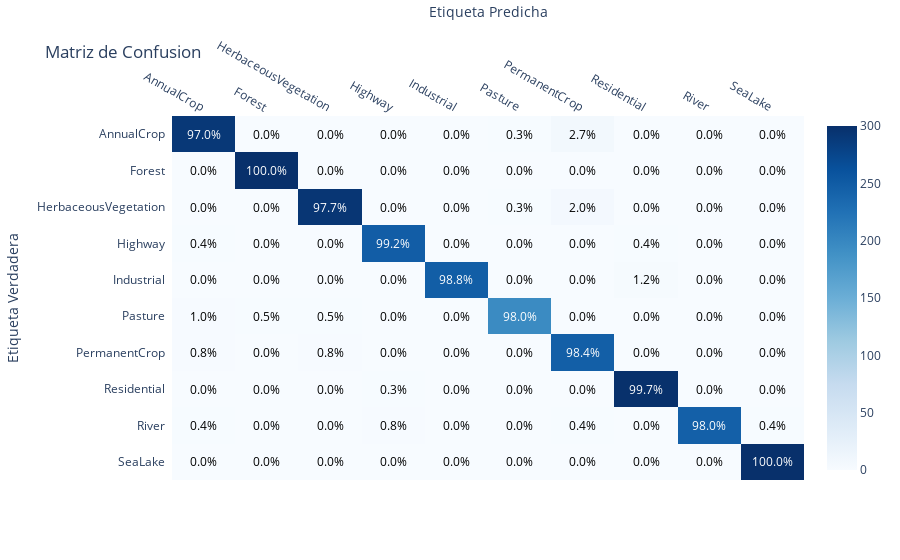

This figure's notebook cell:
### Code cell
plot_confusion_matrix(
    y_true=y_true,
    y_pred=y_pred,
    labels=sorted(set(y_true)),
    filename=CHECKPOINT.replace("/", "-") + "_confusion_matrix",
    dirpath=FIGURES_DIR / MODEL_NAME,
    show_as_percentaje=True
)

### Figure 1 — Plotly figure (JSON) as saved in the notebook; plotly's stock layout.template omitted (floating-point values rounded to 4 significant figures)
{"data": [{"colorscale": [[0, "rgb(247,251,255)"], [0.125, "rgb(222,235,247)"], [0.25, "rgb(198,219,239)"], [0.375, "rgb(158,202,225)"], [0.5, "rgb(107,174,214)"], [0.625, "rgb(66,146,198)"], [0.75, "rgb(33,113,181)"], [0.875, "rgb(8,81,156)"], [1, "rgb(8,48,107)"]], "reversescale": false, "showscale": true, "type": "heatmap", "x": ["AnnualCrop", "Forest", "HerbaceousVegetation", "Highway", "Industrial", "Pasture", "PermanentCrop", "Residential", "River", "SeaLake"], "y": ["AnnualCrop", "Forest", "HerbaceousVegetation", "Highway", "Industrial", "Pasture", "PermanentCrop", "Residential", "River", "SeaLake"], "z": [[291, 0, 0, 0, 0, 1, 8, 0, 0, 0], [0, 300, 0, 0, 0, 0, 0, 0, 0, 0], [0, 0, 293, 0, 0, 1, 6, 0, 0, 0], [1, 0, 0, 248, 0, 0, 0, 1, 0, 0], [0, 0, 0, 0, 247, 0, 0, 3, 0, 0], [2, 1, 1, 0, 0, 196, 0, 0, 0, 0], [2, 0, 2, 0, 0, 0, 246, 0, 0, 0], [0, 0, 0, 1, 0, 0, 0, 299, 0, 0], [1, 0, 0, 2, 0, 0, 1, 0, 245, 1], [0, 0, 0, 0, 0, 0, 0, 0, 0, 300]]}], "layout": {"annotations": [{"font": {"color": "#FFFFFF"}, "showarrow": false, "text": "97.0%", "x": "AnnualCrop", "xref": "x", "y": "AnnualCrop", "yref": "y"}, {"font": {"color": "#000000"}, "showarrow": false, "text": "0.0%", "x": "Forest", "xref": "x", "y": "AnnualCrop", "yref": "y"}, {"font": {"color": "#000000"}, "showarrow": false, "text": "0.0%", "x": "HerbaceousVegetation", "xref": "x", "y": "AnnualCrop", "yref": "y"}, {"font": {"color": "#000000"}, "showarrow": false, "text": "0.0%", "x": "Highway", "xref": "x", "y": "AnnualCrop", "yref": "y"}, {"font": {"color": "#000000"}, "showarrow": false, "text": "0.0%", "x": "Industrial", "xref": "x", "y": "AnnualCrop", "yref": "y"}, {"font": {"color": "#000000"}, "showarrow": false, "text": "0.3%", "x": "Pasture", "xref": "x", "y": "AnnualCrop", "yref": "y"}, {"font": {"color": "#000000"}, "showarrow": false, "text": "2.7%", "x": "PermanentCrop", "xref": "x", "y": "AnnualCrop", "yref": "y"}, {"font": {"color": "#000000"}, "showarrow": false, "text": "0.0%", "x": "Residential", "xref": "x", "y": "AnnualCrop", "yref": "y"}, {"font": {"color": "#000000"}, "showarrow": false, "text": "0.0%", "x": "River", "xref": "x", "y": "AnnualCrop", "yref": "y"}, {"font": {"color": "#000000"}, "showarrow": false, "text": "0.0%", "x": "SeaLake", "xref": "x", "y": "AnnualCrop", "yref": "y"}, {"font": {"color": "#000000"}, "showarrow": false, "text": "0.0%", "x": "AnnualCrop", "xref": "x", "y": "Forest", "yref": "y"}, {"font": {"color": "#FFFFFF"}, "showarrow": false, "text": "100.0%", "x": "Forest", "xref": "x", "y": "Forest", "yref": "y"}, {"font": {"color": "#000000"}, "showarrow": false, "text": "0.0%", "x": "HerbaceousVegetation", "xref": "x", "y": "Forest", "yref": "y"}, {"font": {"color": "#000000"}, "showarrow": false, "text": "0.0%", "x": "Highway", "xref": "x", "y": "Forest", "yref": "y"}, {"font": {"color": "#000000"}, "showarrow": false, "text": "0.0%", "x": "Industrial", "xref": "x", "y": "Forest", "yref": "y"}, {"font": {"color": "#000000"}, "showarrow": false, "text": "0.0%", "x": "Pasture", "xref": "x", "y": "Forest", "yref": "y"}, {"font": {"color": "#000000"}, "showarrow": false, "text": "0.0%", "x": "PermanentCrop", "xref": "x", "y": "Forest", "yref": "y"}, {"font": {"color": "#000000"}, "showarrow": false, "text": "0.0%", "x": "Residential", "xref": "x", "y": "Forest", "yref": "y"}, {"font": {"color": "#000000"}, "showarrow": false, "text": "0.0%", "x": "River", "xref": "x", "y": "Forest", "yref": "y"}, {"font": {"color": "#000000"}, "showarrow": false, "text": "0.0%", "x": "SeaLake", "xref": "x", "y": "Forest", "yref": "y"}, {"font": {"color": "#000000"}, "showarrow": false, "text": "0.0%", "x": "AnnualCrop", "xref": "x", "y": "HerbaceousVegetation", "yref": "y"}, {"font": {"color": "#000000"}, "showarrow": false, "text": "0.0%", "x": "Forest", "xref": "x", "y": "HerbaceousVegetation", "yref": "y"}, {"font": {"color": "#FFFFFF"}, "showarrow": false, "text": "97.7%", "x": "HerbaceousVegetation", "xref": "x", "y": "HerbaceousVegetation", "yref": "y"}, {"font": {"color": "#000000"}, "showarrow": false, "text": "0.0%", "x": "Highway", "xref": "x", "y": "HerbaceousVegetation", "yref": "y"}, {"font": {"color": "#000000"}, "showarrow": false, "text": "0.0%", "x": "Industrial", "xref": "x", "y": "HerbaceousVegetation", "yref": "y"}, {"font": {"color": "#000000"}, "showarrow": false, "text": "0.3%", "x": "Pasture", "xref": "x", "y": "HerbaceousVegetation", "yref": "y"}, {"font": {"color": "#000000"}, "showarrow": false, "text": "2.0%", "x": "PermanentCrop", "xref": "x", "y": "HerbaceousVegetation", "yref": "y"}, {"font": {"color": "#000000"}, "showarrow": false, "text": "0.0%", "x": "Residential", "xref": "x", "y": "HerbaceousVegetation", "yref": "y"}, {"font": {"color": "#000000"}, "showarrow": false, "text": "0.0%", "x": "River", "xref": "x", "y": "HerbaceousVegetation", "yref": "y"}, {"font": {"color": "#000000"}, "showarrow": false, "text": "0.0%", "x": "SeaLake", "xref": "x", "y": "HerbaceousVegetation", "yref": "y"}, {"font": {"color": "#000000"}, "showarrow": false, "text": "0.4%", "x": "AnnualCrop", "xref": "x", "y": "Highway", "yref": "y"}, {"font": {"color": "#000000"}, "showarrow": false, "text": "0.0%", "x": "Forest", "xref": "x", "y": "Highway", "yref": "y"}, {"font": {"color": "#000000"}, "showarrow": false, "text": "0.0%", "x": "HerbaceousVegetation", "xref": "x", "y": "Highway", "yref": "y"}, {"font": {"color": "#FFFFFF"}, "showarrow": false, "text": "99.2%", "x": "Highway", "xref": "x", "y": "Highway", "yref": "y"}, {"font": {"color": "#000000"}, "showarrow": false, "text": "0.0%", "x": "Industrial", "xref": "x", "y": "Highway", "yref": "y"}, {"font": {"color": "#000000"}, "showarrow": false, "text": "0.0%", "x": "Pasture", "xref": "x", "y": "Highway", "yref": "y"}, {"font": {"color": "#000000"}, "showarrow": false, "text": "0.0%", "x": "PermanentCrop", "xref": "x", "y": "Highway", "yref": "y"}, {"font": {"color": "#000000"}, "showarrow": false, "text": "0.4%", "x": "Residential", "xref": "x", "y": "Highway", "yref": "y"}, {"font": {"color": "#000000"}, "showarrow": false, "text": "0.0%", "x": "River", "xref": "x", "y": "Highway", "yref": "y"}, {"font": {"color": "#000000"}, "showarrow": false, "text": "0.0%", "x": "SeaLake", "xref": "x", "y": "Highway", "yref": "y"}, {"font": {"color": "#000000"}, "showarrow": false, "text": "0.0%", "x": "AnnualCrop", "xref": "x", "y": "Industrial", "yref": "y"}, {"font": {"color": "#000000"}, "showarrow": false, "text": "0.0%", "x": "Forest", "xref": "x", "y": "Industrial", "yref": "y"}, {"font": {"color": "#000000"}, "showarrow": false, "text": "0.0%", "x": "HerbaceousVegetation", "xref": "x", "y": "Industrial", "yref": "y"}, {"font": {"color": "#000000"}, "showarrow": false, "text": "0.0%", "x": "Highway", "xref": "x", "y": "Industrial", "yref": "y"}, {"font": {"color": "#FFFFFF"}, "showarrow": false, "text": "98.8%", "x": "Industrial", "xref": "x", "y": "Industrial", "yref": "y"}, {"font": {"color": "#000000"}, "showarrow": false, "text": "0.0%", "x": "Pasture", "xref": "x", "y": "Industrial", "yref": "y"}, {"font": {"color": "#000000"}, "showarrow": false, "text": "0.0%", "x": "PermanentCrop", "xref": "x", "y": "Industrial", "yref": "y"}, {"font": {"color": "#000000"}, "showarrow": false, "text": "1.2%", "x": "Residential", "xref": "x", "y": "Industrial", "yref": "y"}, {"font": {"color": "#000000"}, "showarrow": false, "text": "0.0%", "x": "River", "xref": "x", "y": "Industrial", "yref": "y"}, {"font": {"color": "#000000"}, "showarrow": false, "text": "0.0%", "x": "SeaLake", "xref": "x", "y": "Industrial", "yref": "y"}, {"font": {"color": "#000000"}, "showarrow": false, "text": "1.0%", "x": "AnnualCrop", "xref": "x", "y": "Pasture", "yref": "y"}, {"font": {"color": "#000000"}, "showarrow": false, "text": "0.5%", "x": "Forest", "xref": "x", "y": "Pasture", "yref": "y"}, {"font": {"color": "#000000"}, "showarrow": false, "text": "0.5%", "x": "HerbaceousVegetation", "xref": "x", "y": "Pasture", "yref": "y"}, {"font": {"color": "#000000"}, "showarrow": false, "text": "0.0%", "x": "Highway", "xref": "x", "y": "Pasture", "yref": "y"}, {"font": {"color": "#000000"}, "showarrow": false, "text": "0.0%", "x": "Industrial", "xref": "x", "y": "Pasture", "yref": "y"}, {"font": {"color": "#FFFFFF"}, "showarrow": false, "text": "98.0%", "x": "Pasture", "xref": "x", "y": "Pasture", "yref": "y"}, {"font": {"color": "#000000"}, "showarrow": false, "text": "0.0%", "x": "PermanentCrop", "xref": "x", "y": "Pasture", "yref": "y"}, {"font": {"color": "#000000"}, "showarrow": false, "text": "0.0%", "x": "Residential", "xref": "x", "y": "Pasture", "yref": "y"}, {"font": {"color": "#000000"}, "showarrow": false, "text": "0.0%", "x": "River", "xref": "x", "y": "Pasture", "yref": "y"}, {"font": {"color": "#000000"}, "showarrow": false, "text": "0.0%", "x": "SeaLake", "xref": "x", "y": "Pasture", "yref": "y"}, {"font": {"color": "#000000"}, "showarrow": false, "text": "0.8%", "x": "AnnualCrop", "xref": "x", "y": "PermanentCrop", "yref": "y"}, {"font": {"color": "#000000"}, "showarrow": false, "text": "0.0%", "x": "Forest", "xref": "x", "y": "PermanentCrop", "yref": "y"}, {"font": {"color": "#000000"}, "showarrow": false, "text": "0.8%", "x": "HerbaceousVegetation", "xref": "x", "y": "PermanentCrop", "yref": "y"}, {"font": {"color": "#000000"}, "showarrow": false, "text": "0.0%", "x": "Highway", "xref": "x", "y": "PermanentCrop", "yref": "y"}, {"font": {"color": "#000000"}, "showarrow": false, "text": "0.0%", "x": "Industrial", "xref": "x", "y": "PermanentCrop", "yref": "y"}, {"font": {"color": "#000000"}, "showarrow": false, "text": "0.0%", "x": "Pasture", "xref": "x", "y": "PermanentCrop", "yref": "y"}, {"font": {"color": "#FFFFFF"}, "showarrow": false, "text": "98.4%", "x": "PermanentCrop", "xref": "x", "y": "PermanentCrop", "yref": "y"}, {"font": {"color": "#000000"}, "showarrow": false, "text": "0.0%", "x": "Residential", "xref": "x", "y": "PermanentCrop", "yref": "y"}, {"font": {"color": "#000000"}, "showarrow": false, "text": "0.0%", "x": "River", "xref": "x", "y": "PermanentCrop", "yref": "y"}, {"font": {"color": "#000000"}, "showarrow": false, "text": "0.0%", "x": "SeaLake", "xref": "x", "y": "PermanentCrop", "yref": "y"}, {"font": {"color": "#000000"}, "showarrow": false, "text": "0.0%", "x": "AnnualCrop", "xref": "x", "y": "Residential", "yref": "y"}, {"font": {"color": "#000000"}, "showarrow": false, "text": "0.0%", "x": "Forest", "xref": "x", "y": "Residential", "yref": "y"}, {"font": {"color": "#000000"}, "showarrow": false, "text": "0.0%", "x": "HerbaceousVegetation", "xref": "x", "y": "Residential", "yref": "y"}, {"font": {"color": "#000000"}, "showarrow": false, "text": "0.3%", "x": "Highway", "xref": "x", "y": "Residential", "yref": "y"}, {"font": {"color": "#000000"}, "showarrow": false, "text": "0.0%", "x": "Industrial", "xref": "x", "y": "Residential", "yref": "y"}, {"font": {"color": "#000000"}, "showarrow": false, "text": "0.0%", "x": "Pasture", "xref": "x", "y": "Residential", "yref": "y"}, {"font": {"color": "#000000"}, "showarrow": false, "text": "0.0%", "x": "PermanentCrop", "xref": "x", "y": "Residential", "yref": "y"}, {"font": {"color": "#FFFFFF"}, "showarrow": false, "text": "99.7%", "x": "Residential", "xref": "x", "y": "Residential", "yref": "y"}, {"font": {"color": "#000000"}, "showarrow": false, "text": "0.0%", "x": "River", "xref": "x", "y": "Residential", "yref": "y"}, {"font": {"color": "#000000"}, "showarrow": false, "text": "0.0%", "x": "SeaLake", "xref": "x", "y": "Residential", "yref": "y"}, {"font": {"color": "#000000"}, "showarrow": false, "text": "0.4%", "x": "AnnualCrop", "xref": "x", "y": "River", "yref": "y"}, {"font": {"color": "#000000"}, "showarrow": false, "text": "0.0%", "x": "Forest", "xref": "x", "y": "River", "yref": "y"}, {"font": {"color": "#000000"}, "showarrow": false, "text": "0.0%", "x": "HerbaceousVegetation", "xref": "x", "y": "River", "yref": "y"}, {"font": {"color": "#000000"}, "showarrow": false, "text": "0.8%", "x": "Highway", "xref": "x", "y": "River", "yref": "y"}, {"font": {"color": "#000000"}, "showarrow": false, "text": "0.0%", "x": "Industrial", "xref": "x", "y": "River", "yref": "y"}, {"font": {"color": "#000000"}, "showarrow": false, "text": "0.0%", "x": "Pasture", "xref": "x", "y": "River", "yref": "y"}, {"font": {"color": "#000000"}, "showarrow": false, "text": "0.4%", "x": "PermanentCrop", "xref": "x", "y": "River", "yref": "y"}, {"font": {"color": "#000000"}, "showarrow": false, "text": "0.0%", "x": "Residential", "xref": "x", "y": "River", "yref": "y"}, {"font": {"color": "#FFFFFF"}, "showarrow": false, "text": "98.0%", "x": "River", "xref": "x", "y": "River", "yref": "y"}, {"font": {"color": "#000000"}, "showarrow": false, "text": "0.4%", "x": "SeaLake", "xref": "x", "y": "River", "yref": "y"}, {"font": {"color": "#000000"}, "showarrow": false, "text": "0.0%", "x": "AnnualCrop", "xref": "x", "y": "SeaLake", "yref": "y"}, {"font": {"color": "#000000"}, "showarrow": false, "text": "0.0%", "x": "Forest", "xref": "x", "y": "SeaLake", "yref": "y"}, {"font": {"color": "#000000"}, "showarrow": false, "text": "0.0%", "x": "HerbaceousVegetation", "xref": "x", "y": "SeaLake", "yref": "y"}, {"font": {"color": "#000000"}, "showarrow": false, "text": "0.0%", "x": "Highway", "xref": "x", "y": "SeaLake", "yref": "y"}, {"font": {"color": "#000000"}, "showarrow": false, "text": "0.0%", "x": "Industrial", "xref": "x", "y": "SeaLake", "yref": "y"}, {"font": {"color": "#000000"}, "showarrow": false, "text": "0.0%", "x": "Pasture", "xref": "x", "y": "SeaLake", "yref": "y"}, {"font": {"color": "#000000"}, "showarrow": false, "text": "0.0%", "x": "PermanentCrop", "xref": "x", "y": "SeaLake", "yref": "y"}, {"font": {"color": "#000000"}, "showarrow": false, "text": "0.0%", "x": "Residential", "xref": "x", "y": "SeaLake", "yref": "y"}, {"font": {"color": "#000000"}, "showarrow": false, "text": "0.0%", "x": "River", "xref": "x", "y": "SeaLake", "yref": "y"}, {"font": {"color": "#FFFFFF"}, "showarrow": false, "text": "100.0%", "x": "SeaLake", "xref": "x", "y": "SeaLake", "yref": "y"}], "title": {"text": "Matriz de Confusion"}, "xaxis": {"dtick": 1, "gridcolor": "rgb(0, 0, 0)", "side": "top", "ticks": "", "title": {"text": "Etiqueta Predicha"}}, "yaxis": {"autorange": "reversed", "dtick": 1, "ticks": "", "ticksuffix": "  ", "title": {"text": "Etiqueta Verdadera"}}}}
